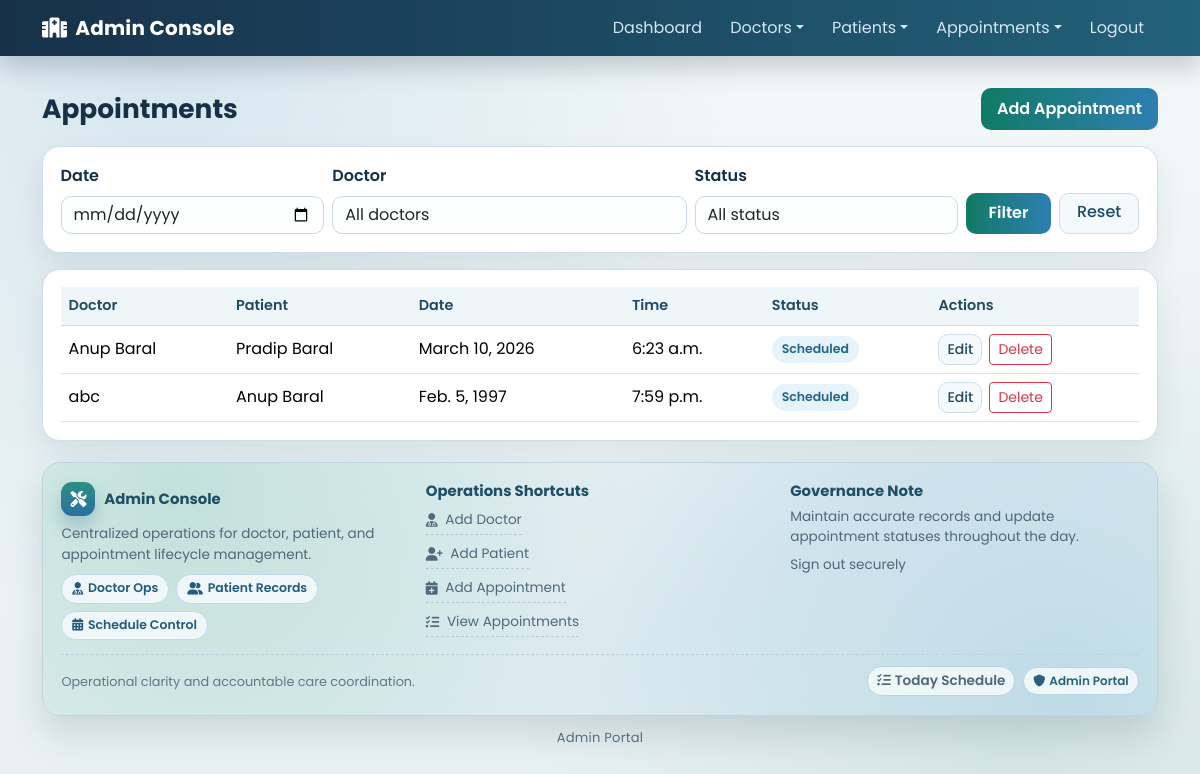
The page /view_appointment/ (signed in) on the database its author committed.
### hospital/models.py (models this page shows, shortened)
class Appointment(models.Model):
    doctor = models.ForeignKey(Doctor, on_delete=models.CASCADE)
    patient = models.ForeignKey(Patient, on_delete=models.CASCADE)
    booked_by = models.ForeignKey(
        User,
        null=True,
        blank=True,
        on_delete=models.SET_NULL,
        related_name="booked_appointments",
    )
    date1 = models.DateField()
    time1 = models.TimeField()
    status = models.CharField(
        max_length=20,
        choices=AppointmentStatus.choices,
        default=AppointmentStatus.SCHEDULED,
    )
    class Meta:
        constraints = [
            models.UniqueConstraint(
                fields=["doctor", "date1", "time1"], name="unique_doctor_time_slot"
            )
        ]

class Doctor(models.Model):
    name = models.CharField(max_length=50)
    mobile = models.CharField(max_length=20)
    special = models.CharField(max_length=50)
    department = models.CharField(max_length=80, blank=True)
    qualification = models.CharField(max_length=120, blank=True)
    experience_years = models.PositiveIntegerField(default=0)
    availability_schedule = models.TextField(blank=True)
    def __str__(self):
        return self.name

class Patient(models.Model):
    name = models.CharField(max_length=50)
    gender = models.CharField(max_length=10)
    mobile = models.CharField(max_length=20, blank=True)  # optional
    address = models.CharField(max_length=150)
    dob = models.DateField(null=True, blank=True)
    blood_group = models.CharField(max_length=5, choices=BloodGroup.choices, blank=True)
    emergency_contact = models.CharField(max_length=20, blank=True)
    allergies = models.TextField(blank=True)
    medical_notes = models.TextField(blank=True)
    def __str__(self):
        return self.name

### hospital/views.py (the view)
# urls.py: path('view_appointment/', View_Appointment,name='view_appointment'),
@staff_required
def View_Appointment(request):
    date1 = request.GET.get("date", "").strip()
    doctor_id = request.GET.get("doctor", "").strip()
    status = request.GET.get("status", "").strip()
    appoint = Appointment.objects.select_related("doctor", "patient").order_by("-date1", "time1")
    if date1:
        appoint = appoint.filter(date1=date1)
    if doctor_id:
        appoint = appoint.filter(doctor_id=doctor_id)
    if status:
        appoint = appoint.filter(status=status)
    d = {
        'appoint': appoint,
        'doctors': Doctor.objects.all().order_by("name"),
        'statuses': AppointmentStatus.choices,
        'selected_date': date1,
        'selected_doctor': doctor_id,
        'selected_status': status,
    }
    return render(request, 'view_appointment.html', d)

### hospital/views.py (called while the page is built)
def staff_required(view_func):
    return user_passes_test(
        lambda user: user.is_authenticated and user.is_staff,
        login_url="login",
    )(view_func)

### hospital/templates/view_appointment.html (shortened to what this page needs)
{% extends 'admin_base.html' %}
{% load static %}
{% block body %}
<div class="d-flex justify-content-between align-items-center mb-3">
    <h2 class="section-title mb-0">Appointments</h2>
    <a href="{% url 'add_appointment' %}" class="btn btn-brand">Add Appointment</a>
</div>
<div class="panel mb-3">
    <form method="get" class="row g-2 align-items-end">
        <div class="col-md-3">
            <label class="form-label">Date</label>
            <input type="date" name="date" class="form-control" value="{{ selected_date }}">
        </div>
        <div class="col-md-4">
            <label class="form-label">Doctor</label>
            <select name="doctor" class="form-select">
                <option value="">All doctors</option>
            </select>
        </div>
        <div class="col-md-3">
            <label class="form-label">Status</label>
            <select name="status" class="form-select">
                <option value="">All status</option>
            </select>
        </div>
        <div class="col-md-2 d-flex gap-2">
            <button class="btn btn-brand w-100" type="submit">Filter</button>
            <a class="btn btn-soft w-100" href="{% url 'view_appointment' %}">Reset</a>
        </div>
    </form>
</div>
<div class="panel table-responsive">
    <table class="table table-hover align-middle mb-0">
        <thead>
            <tr>
                <th>Doctor</th>
                <th>Patient</th>
                <th>Date</th>
                <th>Time</th>
                <th>Status</th>
                <th>Actions</th>
            </tr>
        </thead>
        <tbody>
            {% for i in appoint %}
            <tr>
                <td>{{ i.doctor }}</td>
                <td>{{ i.patient }}</td>
                <td>{{ i.date1 }}</td>
                <td>{{ i.time1 }}</td>
                <td>
                    <span class="status-pill status-{{ i.status|slugify }}">{{ i.get_status_display }}</span>
                </td>
                <td class="actions-cell">
                    <a href="{% url 'edit_appointment' i.id %}" class="btn btn-sm btn-soft">Edit</a>
                    <form method="post" action="{% url 'delete_appointment' i.id %}" onsubmit="return confirm('Delete this appointment?');">
                        <button class="btn btn-sm btn-outline-danger" type="submit">Delete</button>
                    </form>
                </td>
            </tr>
            {% empty %}
            <tr><td colspan="6" class="text-center text-muted py-4">No appointments found.</td></tr>
            {% endfor %}
        </tbody>
    </table>
</div>
{% endblock %}

### hospital/static/css/mystyle.css (style rules this page uses)
:root { --bg-a: #f7faf7; --bg-b: #eaf2f0; --ink: #153047; --muted: #5b7182; --primary: #117a65; --primary-strong: #0d6251; --accent: #2e7fb2; --accent-soft: #eaf4fb; --card: #ffffff; --card-soft: #f9fcfb; --ring: rgba(46, 127, 178, 0.22); --border: #cfdee7; --danger: #b94a48; }
body { font-family: "Poppins", "Segoe UI", sans-serif; color: var(--ink); background: radial-gradient(circle at 10% 5%, rgba(46, 127, 178, 0.1), transparent 45%), radial-gradient(circle at 90% 95%, rgba(17, 122, 101, 0.09), transparent 40%), linear-gradient(180deg, var(--bg-a), var(--bg-b)); min-height: 100vh; margin: 0; }
body.admin-app { background: radial-gradient(circle at 14% 6%, rgba(46, 127, 178, 0.14), transparent 45%), radial-gradient(circle at 85% 90%, rgba(17, 122, 101, 0.1), transparent 40%), linear-gradient(180deg, #f3f8f9, #e8f0f2); }
.section-title { font-size: 1.65rem; font-weight: 700; margin-bottom: 1rem; }
.panel { background: var(--card); border: 1px solid var(--border); border-radius: 18px; box-shadow: 0 14px 30px rgba(15, 45, 70, 0.08); padding: 1.1rem; }
.form-label { font-weight: 600; color: var(--ink); }
.form-control, .form-select { border-radius: 10px; border: 1px solid #c6d8e2; background: #fdfefe; }
.btn-brand { background: linear-gradient(90deg, var(--primary), var(--accent)); border: none; color: #fff; font-weight: 600; border-radius: 10px; padding: 0.55rem 1rem; }
.btn-soft { border-radius: 10px; border: 1px solid var(--border); background: #f4f9fb; color: #1e4c67; font-weight: 500; }
.table { border-collapse: separate; border-spacing: 0; }
.table thead th { background: #eef6f9; color: #214b63; font-weight: 600; font-size: 0.9rem; border-bottom: 1px solid #cddce6; }
.table tbody tr { transition: transform 0.16s ease, box-shadow 0.16s ease; }
.table td, .table th { vertical-align: middle; }
.actions-cell { display: flex; gap: 0.45rem; flex-wrap: wrap; }
.status-pill { display: inline-block; padding: 4px 10px; border-radius: 999px; font-size: 0.78rem; font-weight: 600; }
.status-scheduled { background: #e7f3fb; color: #1f658d; }

### rows shown on the page
Appointment: doctor "Anup Baral", patient "Pradip Baral", date1 "March 10, 2026", time1 "6:23 a.m.", status "Scheduled"
Appointment: doctor "abc", patient "Anup Baral", date1 "Feb. 5, 1997", time1 "7:59 p.m.", status "Scheduled"
